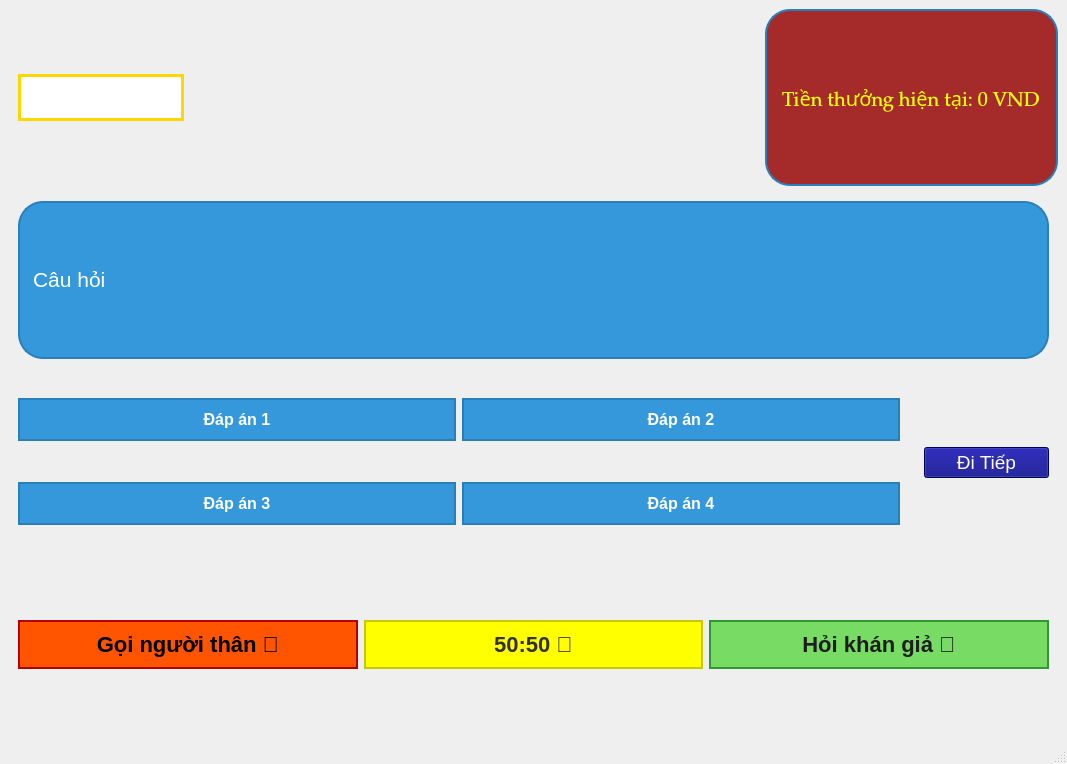
<?xml version="1.0" encoding="UTF-8"?>
<ui version="4.0">
 <class>GamePlay</class>
 <widget class="QMainWindow" name="GamePlay">
  <property name="geometry">
   <rect>
    <x>0</x>
    <y>0</y>
    <width>1067</width>
    <height>764</height>
   </rect>
  </property>
  <property name="windowTitle">
   <string>GamePlay</string>
  </property>
  <widget class="QWidget" name="centralwidget">
   <layout class="QGridLayout" name="gridLayout_7">
    <item row="1" column="0" colspan="5">
     <widget class="QWidget" name="widget" native="true">
      <layout class="QGridLayout" name="gridLayout">
       <item row="0" column="0">
        <widget class="QLabel" name="question_content">
         <property name="styleSheet">
          <string notr="true">QLabel {
	font: 36pt &quot;Sitka&quot;;
	font: 28pt &quot;Poor Richard&quot;;
    border-radius: 25px;  /* Điều chỉnh độ bo tròn */
    background-color: #3498db; /* Màu nền */
    color: white; /* Màu chữ */
    padding: 10px;
    border: 2px solid #2980b9; /* Viền */
	font: 28pt &quot;Palatino Linotype&quot;;
}
</string>
         </property>
         <property name="text">
          <string>&lt;html&gt;&lt;head/&gt;&lt;body&gt;&lt;p&gt;&lt;span style=&quot; font-size:16pt;&quot;&gt;Câu hỏi&lt;/span&gt;&lt;/p&gt;&lt;/body&gt;&lt;/html&gt;</string>
         </property>
        </widget>
       </item>
      </layout>
     </widget>
    </item>
    <item row="2" column="4">
     <widget class="QWidget" name="widget_6" native="true">
      <layout class="QGridLayout" name="gridLayout_6">
       <item row="0" column="0">
        <widget class="QPushButton" name="next_button">
         <property name="font">
          <font>
           <pointsize>14</pointsize>
          </font>
         </property>
         <property name="styleSheet">
          <string notr="true">color: rgb(255, 255, 255);
background-color: rgb(0, 0, 127);</string>
         </property>
         <property name="text">
          <string>Đi Tiếp</string>
         </property>
        </widget>
       </item>
      </layout>
     </widget>
    </item>
    <item row="3" column="0" colspan="5">
     <widget class="QWidget" name="widget_7" native="true">
      <layout class="QGridLayout" name="gridLayout_5">
       <item row="0" column="0">
        <widget class="QPushButton" name="goi_nguoi_than_button">
         <property name="font">
          <font>
           <pointsize>-1</pointsize>
           <weight>75</weight>
           <bold>true</bold>
          </font>
         </property>
         <property name="cursor">
          <cursorShape>PointingHandCursor</cursorShape>
         </property>
         <property name="styleSheet">
          <string notr="true">QPushButton {
    border-radius: 25px; /* Bo góc mềm mại */
 /* Màu đỏ chủ đạo */
	
	background-color: rgb(255, 85, 0);
	color: rgb(0, 0, 0);
    padding: 10px 20px; /* Khoảng cách nội dung thoải mái hơn */
    border: 2px solid rgb(180, 0, 0); /* Viền màu đỏ đậm */
    font-weight: bold; /* Chữ đậm hơn */
    font-size: 22px; /* Chữ lớn hơn để dễ nhìn */
    transition: background-color 0.3s, transform 0.1s; /* Hiệu ứng mượt mà */
}

QPushButton:hover {
     /* Màu đỏ sáng hơn khi hover */
	background-color: rgb(255, 162, 2);
    color: white; /* Chữ trắng khi hover để tạo độ tương phản */
    transform: scale(1.05); /* Hiệu ứng phóng to nhẹ */
}

QPushButton:pressed {
    background-color: rgb(170, 0, 0); /* Màu đỏ sậm hơn khi nhấn */
    border: 2px solid rgb(140, 0, 0); /* Viền đậm hơn */
    transform: scale(0.95); /* Nhấn nút sẽ thu nhỏ nhẹ */
}

QPushButton::icon {
    color: white; /* Màu icon trắng để nổi bật trên nền đỏ */
}
</string>
         </property>
         <property name="text">
          <string>Gọi người thân 📞</string>
         </property>
         <property name="autoRepeat">
          <bool>false</bool>
         </property>
         <property name="autoExclusive">
          <bool>false</bool>
         </property>
        </widget>
       </item>
       <item row="0" column="1">
        <widget class="QPushButton" name="ti_le_50_50_button">
         <property name="font">
          <font>
           <pointsize>-1</pointsize>
           <weight>75</weight>
           <bold>true</bold>
          </font>
         </property>
         <property name="cursor">
          <cursorShape>PointingHandCursor</cursorShape>
         </property>
         <property name="styleSheet">
          <string notr="true">QPushButton {
    border-radius: 25px; /* Bo góc mềm mại */
 /* Màu vàng chủ đạo */
	background-color: rgb(255, 255, 0);
    color: rgb(50, 50, 50); /* Màu chữ đậm, dễ đọc hơn */
    padding: 10px 20px; /* Khoảng cách nội dung thoải mái hơn */
    border: 2px solid rgb(200, 200, 0); /* Viền màu vàng đậm */
    font-weight: bold; /* Chữ đậm hơn */
    font-size: 22px; /* Chữ lớn hơn để dễ nhìn */
}

QPushButton:hover {
    color: white; /* Chữ trắng khi hover để tạo độ tương phản */
    transform: scale(1.05); /* Hiệu ứng phóng to nhẹ */
    
	background-color: rgb(213, 255, 0);
}

QPushButton:pressed {
    background-color: rgb(190, 190, 0); /* Màu vàng sậm hơn khi nhấn */
    border: 2px solid rgb(170, 170, 0); /* Viền đậm hơn */
}

QPushButton::icon {
    color: black; /* Màu icon đen để nổi bật */
}
</string>
         </property>
         <property name="text">
          <string>50:50 🔢</string>
         </property>
         <property name="autoRepeat">
          <bool>false</bool>
         </property>
         <property name="autoExclusive">
          <bool>false</bool>
         </property>
        </widget>
       </item>
       <item row="0" column="2">
        <widget class="QPushButton" name="hoi_khan_gia_button">
         <property name="font">
          <font>
           <pointsize>-1</pointsize>
           <weight>75</weight>
           <bold>true</bold>
          </font>
         </property>
         <property name="cursor">
          <cursorShape>PointingHandCursor</cursorShape>
         </property>
         <property name="styleSheet">
          <string notr="true">QPushButton {
    border-radius: 25px; /* Bo góc mềm mại */
    background-color: rgb(120, 220, 100); /* Xanh lá nhạt, dịu mắt */
    color: rgb(30, 30, 30); /* Màu chữ tối để dễ đọc */
    padding: 10px 20px; /* Tăng khoảng cách giúp nút bấm rõ ràng */
    border: 2px solid rgb(50, 150, 50); /* Viền xanh đậm hơn để tạo độ nổi */
    font-weight: bold; /* Chữ đậm hơn để nổi bật */
    font-size: 22px; /* Chữ lớn hơn giúp dễ nhìn */
    transition: background-color 0.3s, transform 0.1s; /* Hiệu ứng mượt mà */
}

QPushButton:hover {
    background-color: rgb(0, 170, 0); /* Xanh lá đậm khi hover */
    color: white; /* Chữ trắng khi hover để tạo độ tương phản */
    transform: scale(1.05); /* Hiệu ứng phóng to nhẹ */
}

QPushButton:pressed {
    background-color: rgb(0, 130, 0); /* Xanh lá đậm hơn khi nhấn */
    border: 2px solid rgb(0, 100, 0); /* Viền đậm hơn để tạo hiệu ứng nhấn */
    transform: scale(0.95); /* Nhấn nút sẽ thu nhỏ nhẹ để cảm giác bấm thật hơn */
}

QPushButton::icon {
    color: black; /* Icon màu đen để rõ hơn */
}
</string>
         </property>
         <property name="text">
          <string>Hỏi khán giả 👥</string>
         </property>
         <property name="autoRepeat">
          <bool>false</bool>
         </property>
         <property name="autoExclusive">
          <bool>false</bool>
         </property>
        </widget>
       </item>
      </layout>
     </widget>
    </item>
    <item row="2" column="0" colspan="4">
     <widget class="QWidget" name="widget_4" native="true">
      <layout class="QGridLayout" name="gridLayout_4">
       <item row="2" column="0">
        <widget class="QPushButton" name="dap_an_3_button">
         <property name="font">
          <font>
           <pointsize>-1</pointsize>
           <weight>75</weight>
           <bold>true</bold>
          </font>
         </property>
         <property name="cursor">
          <cursorShape>PointingHandCursor</cursorShape>
         </property>
         <property name="styleSheet">
          <string notr="true">QPushButton {
    border-radius: 15px; /* Điều chỉnh độ bo tròn */
    background-color: #3498db; /* Màu nền */
    color: white; /* Màu chữ */
    padding: 10px 20px; /* Khoảng cách nội dung */
    border: 2px solid #2980b9; /* Viền */
    font-size: 16px; /* Cỡ chữ */
    font-weight: bold; /* Chữ đậm */
    transition: background-color 0.3s, transform 0.1s, box-shadow 0.2s; /* Hiệu ứng mượt */
}

QPushButton {
    border-radius: 25px; /* Nếu nút có chiều cao 50px */
}

/* Hiệu ứng hover - Thêm bóng đổ để nút nổi lên */
QPushButton:hover {
    background-color: #2980b9; /* Màu xanh đậm hơn khi hover */
    box-shadow: 0px 4px 10px rgba(0, 0, 0, 0.2); /* Tạo bóng đổ */
    transform: scale(1.05); /* Phóng to nhẹ khi di chuột vào */
}

/* Hiệu ứng click */
QPushButton:pressed {
    background-color: #1f6690; /* Màu tối hơn khi nhấn */
    border: 2px solid #16527b; /* Viền tối hơn khi nhấn */
    transform: scale(0.92); /* Hiệu ứng co lại khi nhấn */
    box-shadow: 0px 2px 5px rgba(0, 0, 0, 0.1); /* Bóng mờ nhẹ khi nhấn */
}
</string>
         </property>
         <property name="text">
          <string>Đáp án 3</string>
         </property>
         <property name="autoRepeat">
          <bool>false</bool>
         </property>
         <property name="autoExclusive">
          <bool>false</bool>
         </property>
        </widget>
       </item>
       <item row="2" column="1">
        <widget class="QPushButton" name="dap_an_4_button">
         <property name="font">
          <font>
           <pointsize>-1</pointsize>
           <weight>75</weight>
           <bold>true</bold>
          </font>
         </property>
         <property name="cursor">
          <cursorShape>PointingHandCursor</cursorShape>
         </property>
         <property name="styleSheet">
          <string notr="true">QPushButton {
    border-radius: 15px; /* Điều chỉnh độ bo tròn */
    background-color: #3498db; /* Màu nền */
    color: white; /* Màu chữ */
    padding: 10px 20px; /* Khoảng cách nội dung */
    border: 2px solid #2980b9; /* Viền */
    font-size: 16px; /* Cỡ chữ */
    font-weight: bold; /* Chữ đậm */
    transition: background-color 0.3s, transform 0.1s, box-shadow 0.2s; /* Hiệu ứng mượt */
}

QPushButton {
    border-radius: 25px; /* Nếu nút có chiều cao 50px */
}

/* Hiệu ứng hover - Thêm bóng đổ để nút nổi lên */
QPushButton:hover {
    background-color: #2980b9; /* Màu xanh đậm hơn khi hover */
    box-shadow: 0px 4px 10px rgba(0, 0, 0, 0.2); /* Tạo bóng đổ */
    transform: scale(1.05); /* Phóng to nhẹ khi di chuột vào */
}

/* Hiệu ứng click */
QPushButton:pressed {
    background-color: #1f6690; /* Màu tối hơn khi nhấn */
    border: 2px solid #16527b; /* Viền tối hơn khi nhấn */
    transform: scale(0.92); /* Hiệu ứng co lại khi nhấn */
    box-shadow: 0px 2px 5px rgba(0, 0, 0, 0.1); /* Bóng mờ nhẹ khi nhấn */
}
</string>
         </property>
         <property name="text">
          <string>Đáp án 4</string>
         </property>
         <property name="autoRepeat">
          <bool>false</bool>
         </property>
         <property name="autoExclusive">
          <bool>false</bool>
         </property>
        </widget>
       </item>
       <item row="0" column="0">
        <widget class="QPushButton" name="dap_an_1_button">
         <property name="font">
          <font>
           <pointsize>-1</pointsize>
           <weight>75</weight>
           <bold>true</bold>
          </font>
         </property>
         <property name="cursor">
          <cursorShape>PointingHandCursor</cursorShape>
         </property>
         <property name="styleSheet">
          <string notr="true">QPushButton {
    border-radius: 15px; /* Điều chỉnh độ bo tròn */
    background-color: #3498db; /* Màu nền */
    color: white; /* Màu chữ */
    padding: 10px 20px; /* Khoảng cách nội dung */
    border: 2px solid #2980b9; /* Viền */
    font-size: 16px; /* Cỡ chữ */
    font-weight: bold; /* Chữ đậm */
    transition: background-color 0.3s, transform 0.1s, box-shadow 0.2s; /* Hiệu ứng mượt */
}

QPushButton {
    border-radius: 25px; /* Nếu nút có chiều cao 50px */
}

/* Hiệu ứng hover - Thêm bóng đổ để nút nổi lên */
QPushButton:hover {
    background-color: #2980b9; /* Màu xanh đậm hơn khi hover */
    box-shadow: 0px 4px 10px rgba(0, 0, 0, 0.2); /* Tạo bóng đổ */
    transform: scale(1.05); /* Phóng to nhẹ khi di chuột vào */
}

/* Hiệu ứng click */
QPushButton:pressed {
    background-color: #1f6690; /* Màu tối hơn khi nhấn */
    border: 2px solid #16527b; /* Viền tối hơn khi nhấn */
    transform: scale(0.92); /* Hiệu ứng co lại khi nhấn */
    box-shadow: 0px 2px 5px rgba(0, 0, 0, 0.1); /* Bóng mờ nhẹ khi nhấn */
}
</string>
         </property>
         <property name="text">
          <string>Đáp án 1</string>
         </property>
         <property name="autoRepeat">
          <bool>false</bool>
         </property>
         <property name="autoExclusive">
          <bool>false</bool>
         </property>
        </widget>
       </item>
       <item row="0" column="1">
        <widget class="QPushButton" name="dap_an_2_button">
         <property name="font">
          <font>
           <pointsize>-1</pointsize>
           <weight>75</weight>
           <bold>true</bold>
          </font>
         </property>
         <property name="cursor">
          <cursorShape>PointingHandCursor</cursorShape>
         </property>
         <property name="styleSheet">
          <string notr="true">QPushButton {
    border-radius: 15px; /* Điều chỉnh độ bo tròn */
    background-color: #3498db; /* Màu nền */
    color: white; /* Màu chữ */
    padding: 10px 20px; /* Khoảng cách nội dung */
    border: 2px solid #2980b9; /* Viền */
    font-size: 16px; /* Cỡ chữ */
    font-weight: bold; /* Chữ đậm */
    transition: background-color 0.3s, transform 0.1s, box-shadow 0.2s; /* Hiệu ứng mượt */
}

QPushButton {
    border-radius: 25px; /* Nếu nút có chiều cao 50px */
}

/* Hiệu ứng hover - Thêm bóng đổ để nút nổi lên */
QPushButton:hover {
    background-color: #2980b9; /* Màu xanh đậm hơn khi hover */
    box-shadow: 0px 4px 10px rgba(0, 0, 0, 0.2); /* Tạo bóng đổ */
    transform: scale(1.05); /* Phóng to nhẹ khi di chuột vào */
}

/* Hiệu ứng click */
QPushButton:pressed {
    background-color: #1f6690; /* Màu tối hơn khi nhấn */
    border: 2px solid #16527b; /* Viền tối hơn khi nhấn */
    transform: scale(0.92); /* Hiệu ứng co lại khi nhấn */
    box-shadow: 0px 2px 5px rgba(0, 0, 0, 0.1); /* Bóng mờ nhẹ khi nhấn */
}
</string>
         </property>
         <property name="text">
          <string>Đáp án 2</string>
         </property>
         <property name="autoRepeat">
          <bool>false</bool>
         </property>
         <property name="autoExclusive">
          <bool>false</bool>
         </property>
        </widget>
       </item>
       <item row="1" column="1">
        <spacer name="horizontalSpacer_3">
         <property name="orientation">
          <enum>Qt::Horizontal</enum>
         </property>
         <property name="sizeHint" stdset="0">
          <size>
           <width>40</width>
           <height>20</height>
          </size>
         </property>
        </spacer>
       </item>
       <item row="1" column="0">
        <spacer name="horizontalSpacer_2">
         <property name="orientation">
          <enum>Qt::Horizontal</enum>
         </property>
         <property name="sizeHint" stdset="0">
          <size>
           <width>40</width>
           <height>20</height>
          </size>
         </property>
        </spacer>
       </item>
      </layout>
     </widget>
    </item>
    <item row="0" column="2">
     <spacer name="horizontalSpacer">
      <property name="orientation">
       <enum>Qt::Horizontal</enum>
      </property>
      <property name="sizeHint" stdset="0">
       <size>
        <width>40</width>
        <height>20</height>
       </size>
      </property>
     </spacer>
    </item>
    <item row="0" column="3" colspan="2">
     <widget class="QLabel" name="reward_label">
      <property name="font">
       <font>
        <family>Palatino Linotype</family>
        <pointsize>15</pointsize>
        <weight>50</weight>
        <italic>false</italic>
        <bold>false</bold>
       </font>
      </property>
      <property name="styleSheet">
       <string notr="true">QLabel {
	font: 36pt &quot;Sitka&quot;;
	font: 28pt &quot;Poor Richard&quot;;
    border-radius: 25px;  /* Điều chỉnh độ bo tròn */
    background-color: brown; /* Màu nền */
    color: yellow; /* Màu chữ */
    padding: 10px;
    border: 2px solid #2980b9; /* Viền */
	font: 15pt &quot;Palatino Linotype&quot;;
}
</string>
      </property>
      <property name="text">
       <string>Tiền thưởng hiện tại: 0 VND</string>
      </property>
     </widget>
    </item>
    <item row="0" column="1">
     <widget class="QLabel" name="label_reward">
      <property name="text">
       <string/>
      </property>
     </widget>
    </item>
    <item row="0" column="0">
     <widget class="QWidget" name="widget_2" native="true">
      <layout class="QGridLayout" name="gridLayout_2">
       <item row="1" column="0">
        <widget class="QPushButton" name="back_button">
         <property name="styleSheet">
          <string notr="true">QPushButton {
    font-size: 18px;
    font-weight: bold;
    color: #FFD700; /* Màu vàng */
    background-color: #FFFFFF; /* Màu trắng */
    border: 3px solid #FFD700; /* Viền vàng */
    border-radius: 25px; /* Bo tròn */
    padding: 10px 20px;
    min-width: 120px;
    text-transform: uppercase;
    letter-spacing: 1px;
    outline: none;
    transition: all 0.3s ease-in-out;
}

/* Hiệu ứng hover - Nền chuyển sang vàng nhạt pha trắng */
QPushButton:hover {
    background-color: #FFF8DC; /* Vàng nhạt lai với trắng */
    border: 3px solid #FFEE58; /* Viền vàng sáng hơn */
    box-shadow: 0px 0px 10px rgba(255, 215, 0, 0.6);
}

/* Hiệu ứng khi nhấn */
QPushButton:pressed {
    background-color: #F5DEB3; /* Màu be vàng nhẹ hơn */
    border: 3px solid #FFCC00; /* Viền vàng đậm */
    box-shadow: 0px 0px 5px rgba(255, 215, 0, 0.5);
    transform: scale(0.95);
}

/* Nút bị vô hiệu hóa */
QPushButton:disabled {
    background-color: #555555; /* Xám */
    border: 3px solid #777777;
    color: #999999;
}
</string>
         </property>
         <property name="text">
          <string/>
         </property>
         <property name="icon">
          <iconset>
           <normaloff>../../../../back_icon.png</normaloff>../../../../back_icon.png</iconset>
         </property>
         <property name="iconSize">
          <size>
           <width>70</width>
           <height>30</height>
          </size>
         </property>
        </widget>
       </item>
      </layout>
     </widget>
    </item>
   </layout>
  </widget>
  <widget class="QMenuBar" name="menubar">
   <property name="geometry">
    <rect>
     <x>0</x>
     <y>0</y>
     <width>1067</width>
     <height>21</height>
    </rect>
   </property>
  </widget>
  <widget class="QStatusBar" name="statusbar"/>
 </widget>
 <resources/>
 <connections/>
</ui>
